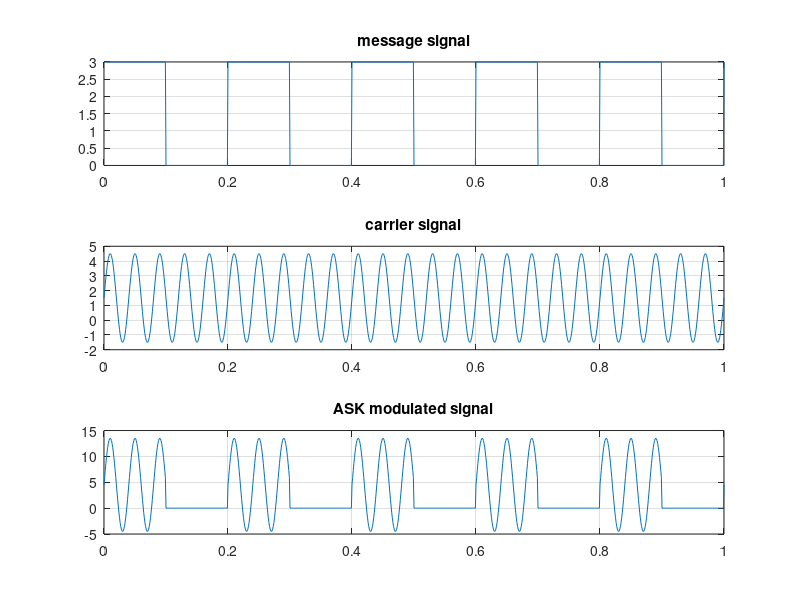

The MATLAB source for this figure:
clc
clear
close all;
f1=25;
f2=5;
a=3;
t=0:0.001:1;
x=a/2.*square(2*pi*f2*t)+(a/2);
y=a.*sin(2*pi*f1*t)+(a/2);
v=y.*x;
subplot(3,1,1);
plot(t,x);
title('message signal');
grid on;
subplot(3,1,2);
plot(t,y);
title('carrier signal');
grid on;
subplot(3,1,3);
plot(t,v);
title('ASK modulated signal');
grid on;